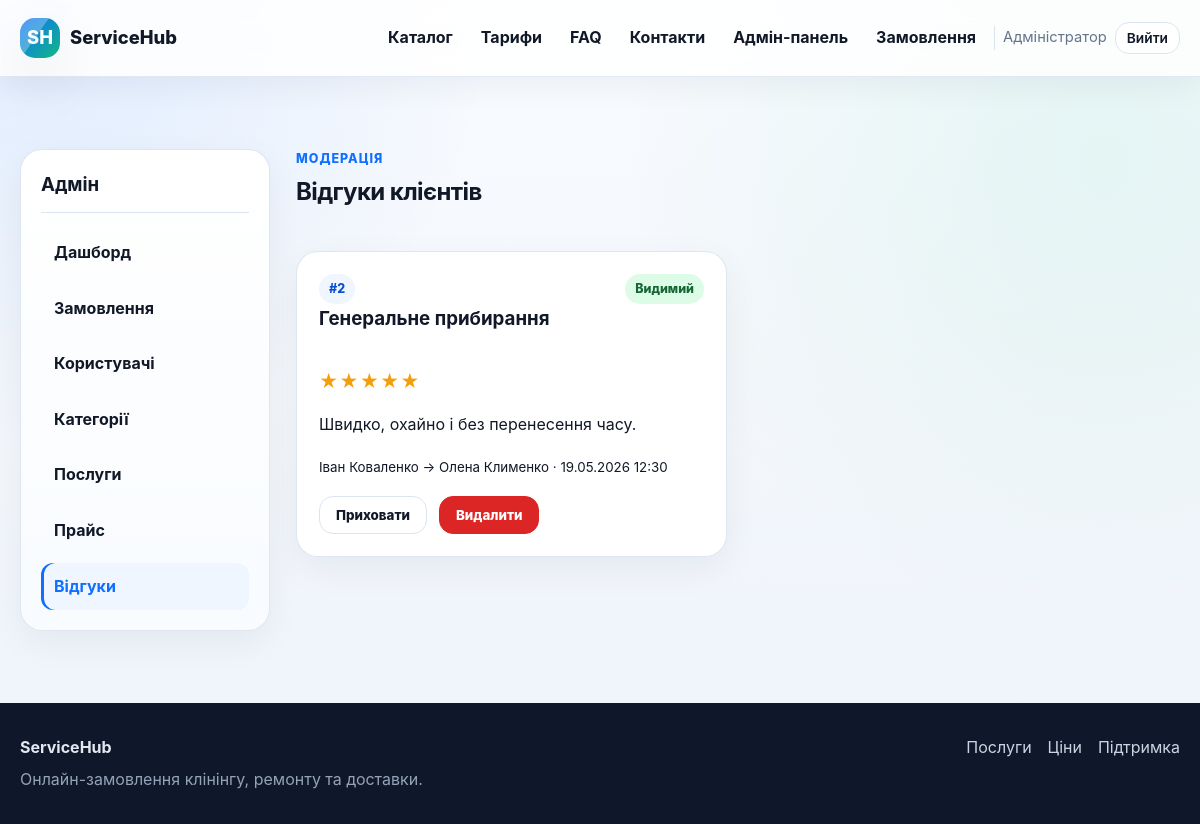
/admin/reviews (signed in), run on the app's committed database.
### tables this page shows
CREATE TABLE users (
    id INTEGER PRIMARY KEY AUTOINCREMENT,
    role TEXT NOT NULL CHECK (role IN ('client', 'worker', 'admin')),
    full_name TEXT NOT NULL,
    email TEXT NOT NULL UNIQUE,
    password_hash TEXT NOT NULL,
    phone TEXT,
    city TEXT,
    address TEXT,
    specialization TEXT,
    service_area TEXT,
    schedule TEXT,
    price_text TEXT,
    is_blocked INTEGER NOT NULL DEFAULT 0,
    created_at TEXT NOT NULL DEFAULT CURRENT_TIMESTAMP
);

CREATE TABLE reviews (
    id INTEGER PRIMARY KEY AUTOINCREMENT,
    order_id INTEGER NOT NULL UNIQUE,
    client_id INTEGER NOT NULL,
    worker_id INTEGER,
    rating INTEGER NOT NULL CHECK (rating BETWEEN 1 AND 5),
    text TEXT NOT NULL,
    is_visible INTEGER NOT NULL DEFAULT 1,
    created_at TEXT NOT NULL DEFAULT CURRENT_TIMESTAMP,
    FOREIGN KEY (order_id) REFERENCES orders(id) ON DELETE CASCADE,
    FOREIGN KEY (client_id) REFERENCES users(id) ON DELETE CASCADE,
    FOREIGN KEY (worker_id) REFERENCES users(id) ON DELETE SET NULL
);

CREATE TABLE orders (
    id INTEGER PRIMARY KEY AUTOINCREMENT,
    client_id INTEGER NOT NULL,
    worker_id INTEGER,
    category_id INTEGER NOT NULL,
    service_id INTEGER NOT NULL,
    city TEXT NOT NULL,
    street TEXT NOT NULL,
    building TEXT NOT NULL,
    apartment TEXT,
    preferred_at TEXT NOT NULL,
    description TEXT,
    cleaning_area REAL,
    rooms INTEGER,
    extra_options TEXT,
    repair_type TEXT,
    repair_hours REAL,
    urgency TEXT NOT NULL DEFAULT 'normal',
    photo_filename TEXT,
    delivery_from TEXT,
    delivery_to TEXT,
    delivery_distance_km REAL,
    weight REAL,
    dimensions TEXT,
    estimated_price REAL NOT NULL DEFAULT 0,
    final_price REAL,
    status TEXT NOT NULL DEFAULT 'Нове',
    is_paid INTEGER NOT NULL DEFAULT 0,
    paid_at TEXT,
    created_at TEXT NOT NULL DEFAULT CURRENT_TIMESTAMP,
    updated_at TEXT NOT NULL DEFAULT CURRENT_TIMESTAMP,
    FOREIGN KEY (client_id) REFERENCES users(id) ON DELETE CASCADE,
    FOREIGN KEY (worker_id) REFERENCES users(id) ON DELETE SET NULL,
    FOREIGN KEY (category_id) REFERENCES categories(id) ON DELETE RESTRICT,
    FOREIGN KEY (service_id) REFERENCES services(id) ON DELETE RESTRICT
);

CREATE TABLE services (
    id INTEGER PRIMARY KEY AUTOINCREMENT,
    category_id INTEGER NOT NULL,
    name TEXT NOT NULL,
    slug TEXT NOT NULL,
    description TEXT,
    unit_label TEXT,
    is_active INTEGER NOT NULL DEFAULT 1,
    created_at TEXT NOT NULL DEFAULT CURRENT_TIMESTAMP,
    FOREIGN KEY (category_id) REFERENCES categories(id) ON DELETE RESTRICT,
    UNIQUE (category_id, slug)
);

### app.py (the view)
@app.route("/admin/reviews")
@role_required("admin")
def admin_reviews():
    reviews = db_all(
        """
        SELECT r.*, o.id AS order_number, s.name AS service_name, client.full_name AS client_name,
               worker.full_name AS worker_name
        FROM reviews r
        JOIN orders o ON o.id = r.order_id
        JOIN services s ON s.id = o.service_id
        JOIN users client ON client.id = r.client_id
        LEFT JOIN users worker ON worker.id = r.worker_id
        ORDER BY r.created_at DESC
        """
    )
    return render_template("admin/reviews.html", reviews=reviews)

### app.py (called while the page is built)
def get_db() -> sqlite3.Connection:
    if "db" not in g:
        db = sqlite3.connect(app.config["DATABASE"])
        db.row_factory = sqlite3.Row
        db.execute("PRAGMA foreign_keys = ON")
        g.db = db
    return g.db

def db_one(query: str, params: tuple = ()) -> sqlite3.Row | None:
    return get_db().execute(query, params).fetchone()

def db_all(query: str, params: tuple = ()) -> list[sqlite3.Row]:
    return get_db().execute(query, params).fetchall()

def format_datetime(value: str | None) -> str:
    if not value:
        return "—"
    try:
        clean = value.replace("T", " ").split(".")[0]
        dt = datetime.fromisoformat(clean)
        return dt.strftime("%d.%m.%Y %H:%M")
    except ValueError:
        return value

def current_user() -> sqlite3.Row | None:
    user_id = session.get("user_id")
    if not user_id:
        return None
    return db_one("SELECT * FROM users WHERE id = ?", (user_id,))

@app.before_request
def load_logged_in_user():
    g.user = current_user()
    if g.user and g.user["is_blocked"] and request.endpoint not in {"logout", "static"}:
        session.clear()
        g.user = None
        flash("Ваш обліковий запис заблоковано адміністратором.", "danger")
        return redirect(url_for("login"))
    return None

@app.context_processor
def inject_globals() -> dict:
    return {
        "current_user": getattr(g, "user", None),
        "roles": ROLES,
        "specializations": SPECIALIZATIONS,
        "order_statuses": ORDER_STATUSES,
        "worker_status_options": WORKER_STATUS_OPTIONS,
        "format_datetime": format_datetime,
        "money": money,
        "role_label": role_label,
        "spec_label": spec_label,
        "active_label": active_label,
        "status_class": status_class,
        "payment_status_label": payment_status_label,
        "payment_status_class": payment_status_class,
    }

def role_required(*roles_required: str):
    def decorator(view):
        @wraps(view)
        def wrapped_view(*args, **kwargs):
            if g.user is None:
                flash("Спочатку увійдіть у систему.", "warning")
                return redirect(url_for("login", next=request.path))
            if g.user["role"] not in roles_required:
                abort(403)
            return view(*args, **kwargs)
        return wrapped_view
    return decorator

### templates/admin/reviews.html (shortened to what this page needs)
{% extends 'base.html' %}
{% block content %}
<section class="section">
    <div class="container dashboard-layout">
        <aside class="side-card">
            <h3>Адмін</h3>
            <a href="{{ url_for('admin_dashboard') }}">Дашборд</a>
            <a href="{{ url_for('admin_orders') }}">Замовлення</a>
            <a href="{{ url_for('admin_users') }}">Користувачі</a>
            <a href="{{ url_for('admin_categories') }}">Категорії</a>
            <a href="{{ url_for('admin_services') }}">Послуги</a>
            <a href="{{ url_for('admin_prices') }}">Прайс</a>
            <a class="active" href="{{ url_for('admin_reviews') }}">Відгуки</a>
        </aside>
        <div class="dashboard-main">
            <div class="section-head"><div><div class="eyebrow">Модерація</div><h1>Відгуки клієнтів</h1></div></div>
            <div class="cards-grid two">
                {% for review in reviews %}
                    <article class="card review-card">
                        <div class="card-head"><div><span class="badge badge-soft">#{{ review.order_number }}</span><h3>{{ review.service_name }}</h3></div><span class="badge {{ 'success' if review.is_visible else 'danger' }}">{{ 'Видимий' if review.is_visible else 'Прихований' }}</span></div>
                        <div class="stars">{{ '★' * review.rating }}{{ '☆' * (5 - review.rating) }}</div>
                        <p>{{ review.text }}</p>
                        <small>{{ review.client_name }} → {{ review.worker_name or 'без виконавця' }} · {{ format_datetime(review.created_at) }}</small>
                        <div class="form-actions mt-md">
                            <form method="post" action="{{ url_for('admin_review_toggle', review_id=review.id) }}"><button class="btn btn-outline" type="submit">{{ 'Приховати' if review.is_visible else 'Показати' }}</button></form>
                            <form method="post" action="{{ url_for('admin_review_delete', review_id=review.id) }}" onsubmit="return confirm('Видалити відгук?')"><button class="btn btn-danger" type="submit">Видалити</button></form>
                        </div>
                    </article>
                {% else %}
                    <div class="empty-state">Відгуків немає.</div>
                {% endfor %}
            </div>
        </div>
    </div>
</section>
{% endblock %}

### templates/base.html (shortened to what this page needs)
<!doctype html>
<html lang="uk">
<head>
    <link rel="stylesheet" href="{{ url_for('static', filename='css/style.css') }}">
</head>
<body>
<header class="site-header">
    <div class="container header-inner">
        <a class="brand" href="{{ url_for('home') }}">
            <span class="brand-mark">SH</span>
            <span>ServiceHub</span>
        </a>
        <nav class="nav" data-nav>
            <a href="{{ url_for('catalog') }}">Каталог</a>
            <a href="{{ url_for('prices_public') }}">Тарифи</a>
            <a href="{{ url_for('faq') }}">FAQ</a>
            <a href="{{ url_for('contacts') }}">Контакти</a>
            {% if current_user %}
                {% if current_user.role == 'client' %}
                    <a href="{{ url_for('client_dashboard') }}">Кабінет</a>
                    <a class="btn btn-sm btn-primary" href="{{ url_for('client_create_order') }}">Замовити</a>
                {% elif current_user.role == 'worker' %}
                    <a href="{{ url_for('worker_dashboard') }}">Кабінет</a>
                    <a href="{{ url_for('worker_available_orders') }}">Доступні заявки</a>
                {% elif current_user.role == 'admin' %}
                    <a href="{{ url_for('admin_dashboard') }}">Адмін-панель</a>
                    <a href="{{ url_for('admin_orders') }}">Замовлення</a>
                {% endif %}
                <span class="nav-user">{{ current_user.full_name }}</span>
                <a class="btn btn-sm btn-outline" href="{{ url_for('logout') }}">Вийти</a>
            {% else %}
                <a href="{{ url_for('login') }}">Вхід</a>
                <a class="btn btn-sm btn-primary" href="{{ url_for('register') }}">Реєстрація</a>
            {% endif %}
        </nav>
    </div>
</header>
<main class="page">
    {% block content %}{% endblock %}
</main>
<footer class="site-footer">
    <div class="container footer-inner">
        <div>
            <strong>ServiceHub</strong>
            <p>Онлайн-замовлення клінінгу, ремонту та доставки.</p>
        </div>
        <div class="footer-links">
            <a href="{{ url_for('catalog') }}">Послуги</a>
            <a href="{{ url_for('prices_public') }}">Ціни</a>
            <a href="{{ url_for('contacts') }}">Підтримка</a>
        </div>
    </div>
</footer>
</body>
</html>

### data on the page
users: full_name "Адміністратор"
reviews: order_number "2", service_name "Генеральне прибирання", is_visible "Видимий", rating "★★★★★", text "Швидко, охайно і без перенесення часу.", client_name "Іван Коваленко", full_name "Олена Клименко", created_at "19.05.2026 12:30", is_visible "Приховати"
